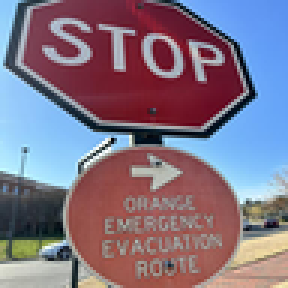
#> input picture training/Datasets/Dataset/stop/IMG_0196.png, 96 x 96 px (shown 3 times larger); its folder holds 4 pictures in this run
$ jupyter execute --allow-errors 'Creating Dataset.ipynb'
#> lines starting #> are read from the running program, lines starting #| are printed output that depends on the picture
[cell 1]
import os
import shutil
from xml.etree import ElementTree

# Set paths
stop_dir = "./Datasets/Dataset/stop/"
not_stop_dir = "./Datasets/Dataset/not_stop/"
annotations_dir = "./Datasets/Stop_sign/annotations/"
images_dir = "./Datasets/Stop_sign/images/"

# Create directories
os.makedirs(stop_dir, exist_ok=True)
os.makedirs(not_stop_dir, exist_ok=True)

# Iterate over annotation files
#> (the rest of this cell did not finish here and is left out)

[cell 2]
import os
import random
import shutil
from xml.etree import ElementTree
from PIL import Image, ImageDraw

# Define the path to the annotations folder
annotation_dir = "./Datasets/Stop_sign/annotations"

# Display a random stop sign image with bounding boxes
stop_images = os.listdir(stop_dir)
stop_image_path = os.path.join(stop_dir, random.choice(stop_images))
stop_image = Image.open(stop_image_path)
#> stop_image is the input picture: PIL image 96x96 RGB; mean R, G, B 129.3, 114.9, 132.4

# Load the corresponding annotation file and extract the stop sign bounding boxes
annotation_path = os.path.join(annotation_dir, os.path.splitext(os.path.basename(stop_image_path))[0] + ".xml")
#> (the rest of this cell did not finish here and is left out)

[cell 3]
import matplotlib.pyplot as plt

# Count number of images in each directory
num_stop_images = len(os.listdir(stop_dir))
num_not_stop_images = len(os.listdir(not_stop_dir))

# Display bar graph
plt.bar(["Stop Signs", "Not Stop Signs"], [num_stop_images, num_not_stop_images])
plt.xlabel("Class")
plt.ylabel("Number of Images")
plt.title("Distribution of Stop Signs")
plt.savefig('./figs/stop_sign_imbalanced_distribution.png')
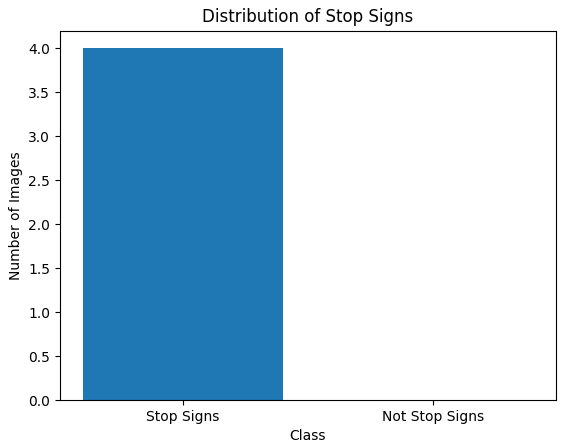
#> figure drawn by matplotlib, 1 panel
plt.show()

# Display number of images in each directory
print(f"Number of stop sign images: {num_stop_images}")
print(f"Number of non-stop sign images: {num_not_stop_images}")

[cell 4]
import os
from PIL import Image

# Define the directory containing the JPEG files
input_dir = "./Datasets/Dataset/not_stop/"

# Loop through all files in the input directory
for filename in os.listdir(input_dir):
    # Check if the file is a JPEG
    if filename.lower().endswith(".jpg") or filename.lower().endswith(".jpeg"):
        # Load the image and convert it to PNG format
        image_path = os.path.join(input_dir, filename)
        with Image.open(image_path) as im:
            im.convert("RGB").save(os.path.join(input_dir, filename.replace(".jpg", ".png")), "PNG")
        # Remove the original JPEG file
        os.remove(image_path)
        print(f"Converted and replaced {filename} with {filename.replace('.jpg', '.png')}")

[cell 5]
import os
from PIL import Image

# Define the directory containing the JPEG files
input_dir = "./Datasets/Dataset/stop/"

# Loop through all files in the input directory
for filename in os.listdir(input_dir):
    # Check if the file is a JPEG
    if filename.lower().endswith(".jpg") or filename.lower().endswith(".jpeg"):
        # Load the image and convert it to PNG format
        image_path = os.path.join(input_dir, filename)
        with Image.open(image_path) as im:
            im.convert("RGB").save(os.path.join(input_dir, filename.replace(".jpg", ".png")), "PNG")
        # Remove the original JPEG file
        os.remove(image_path)
        print(f"Converted and replaced {filename} with {filename.replace('.jpg', '.png')}")

[cell 6]
import os
import xml.etree.ElementTree as ET
from PIL import Image, ImageEnhance
from tqdm import tqdm
import numpy as np
import random

from keras.preprocessing.image import ImageDataGenerator
from tensorflow.keras.utils import img_to_array

# Define image data generator
#> (the rest of this cell did not finish here and is left out)

[cell 7]
import matplotlib.pyplot as plt

# Count number of images in each directory
num_stop_images = len(os.listdir(stop_dir))
num_not_stop_images = len(os.listdir(not_stop_dir))

# Display bar graph
plt.bar(["Stop Signs", "Not Stop Signs"], [num_stop_images, num_not_stop_images])
plt.xlabel("Class")
plt.ylabel("Number of Images")
plt.title("Distribution of Stop Signs")
plt.savefig('./figs/stop_sign_distribution.png')
plt.show()

# Display number of images in each directory
print(f"Number of stop sign images: {num_stop_images}")
print(f"Number of non-stop sign images: {num_not_stop_images}")

[cell 8]
import matplotlib.pyplot as plt

# Display some augmented images
#> (the rest of this cell did not finish here and is left out)

[cell 9]
import os
from PIL import Image
from tqdm import tqdm

# Define the directory paths
dataset_dir = "./Datasets/Dataset"
stop_dir = os.path.join(dataset_dir, "stop")
not_stop_dir = os.path.join(dataset_dir, "not_stop")

# Define the new size
new_size = (96, 96)

# Resize the stop images
stop_images = os.listdir(stop_dir)
with tqdm(total=len(stop_images), desc="Resizing Stop Images") as pbar:
    for file_name in stop_images:
        if file_name.endswith(".png"):
            image_path = os.path.join(stop_dir, file_name)
            img = Image.open(image_path)
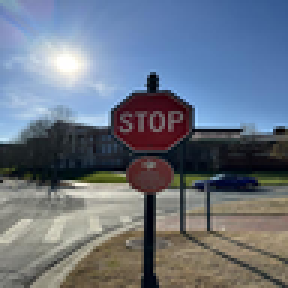
#> input picture training/Datasets/Dataset/stop/IMG_0193.png, 96 x 96 px (shown 3 times larger)
#> img is the input picture: PIL image 96x96 RGB; mean R, G, B 106.2, 115.8, 130.2
            img = img.resize(new_size, resample=Image.LANCZOS)
            img.save(image_path)
        pbar.update(1)

# Resize the not_stop images
not_stop_images = os.listdir(not_stop_dir)
#> not_stop_images = []
with tqdm(total=len(not_stop_images), desc="Resizing Not Stop Images") as pbar:
    for file_name in not_stop_images:
        if file_name.endswith(".png"):
            image_path = os.path.join(not_stop_dir, file_name)
            img = Image.open(image_path)
            img = img.resize(new_size, resample=Image.LANCZOS)
            img.save(image_path)
        pbar.update(1)
